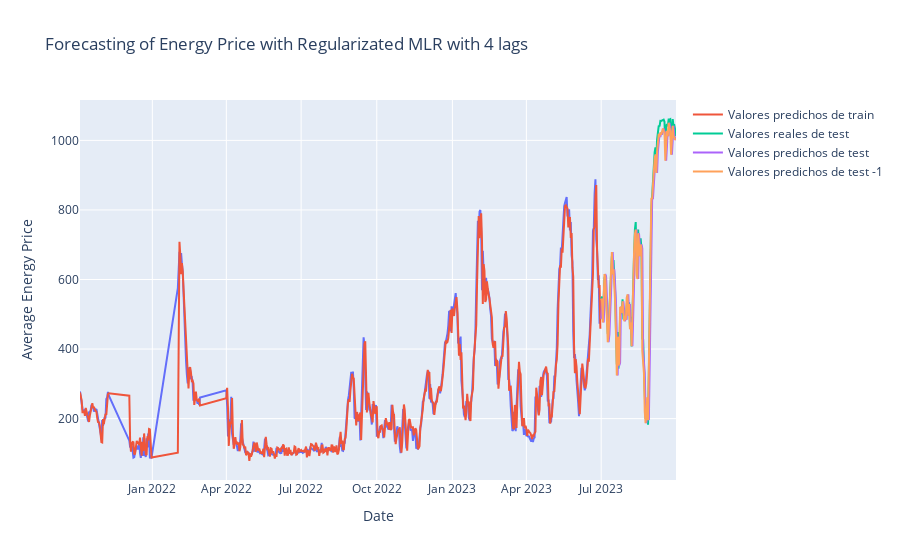

Here is the notebook cell this chart was saved with:
### Code cell
fig_lag4 = px.line(
    x=X_train_dates,
    y=y_train,
    title="Forecasting of Energy Price with Regularizated MLR with 4 lags",
)
fig_lag4.update_layout(xaxis_title="Date", yaxis_title="Average Energy Price")
fig_lag4.add_trace(
    go.Scatter(
        x=X_train_dates, y=y_pred_train, mode="lines", name="Valores predichos de train"
    )
)
fig_lag4.add_trace(
    go.Scatter(x=X_test_dates, y=y_test, mode="lines", name="Valores reales de test")
)
fig_lag4.add_trace(
    go.Scatter(x=X_test_dates, y=y_pred, mode="lines", name="Valores predichos de test")
)
fig_lag4.add_trace(
    go.Scatter(
        x=X_test_dates, y=y_pred_1, mode="lines", name="Valores predichos de test -1"
    )
)
fig_lag4.show()
